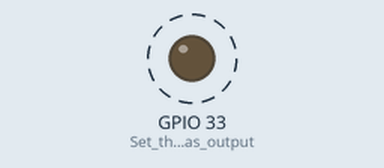
The sketch below on a simulated ESP32. On the bench: output pins drawn as LEDs (lit = HIGH). Dashed ring = blinking.

Above: at 0.5 s.
Timing chart, 0 to 4.6 s (numbered marks = the images above):
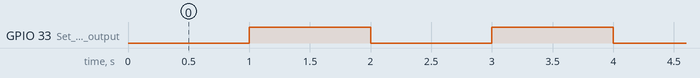

Measured:
- by itself, GPIO 33 (Set_the_pin_as_output): alternates HIGH for 1.0 s and LOW for 1.0 s

The sketch:

led.ino
```cpp
//LED BUILT_IN is GPIO 33
void setup() {
  pinMode(33, OUTPUT); // Set the pin as output
}

// Remember that the pin work with inverted logic
// LOW to Turn on and HIGH to turn off
void loop() {
  digitalWrite(33, LOW); //Turn on
  delay (1000); //Wait 1 sec
  digitalWrite(33, HIGH); //Turn off
  delay (1000); //Wait 1 sec
}
```
